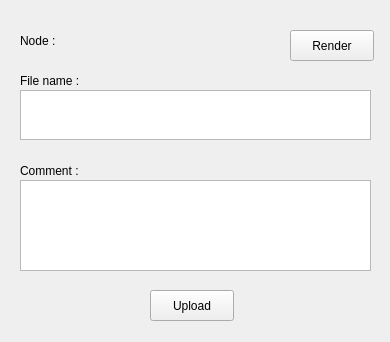
<?xml version="1.0" encoding="UTF-8"?>
<ui version="4.0">
 <class>Form</class>
 <widget class="QWidget" name="Form">
  <property name="geometry">
   <rect>
    <x>0</x>
    <y>0</y>
    <width>390</width>
    <height>342</height>
   </rect>
  </property>
  <property name="windowTitle">
   <string>Form</string>
  </property>
  <widget class="QPlainTextEdit" name="plainTextEdit_comment">
   <property name="geometry">
    <rect>
     <x>20</x>
     <y>180</y>
     <width>351</width>
     <height>91</height>
    </rect>
   </property>
  </widget>
  <widget class="QTableWidget" name="tableWidget_result">
   <property name="geometry">
    <rect>
     <x>20</x>
     <y>90</y>
     <width>351</width>
     <height>50</height>
    </rect>
   </property>
   <attribute name="horizontalHeaderVisible">
    <bool>false</bool>
   </attribute>
   <attribute name="horizontalHeaderHighlightSections">
    <bool>false</bool>
   </attribute>
   <attribute name="verticalHeaderVisible">
    <bool>false</bool>
   </attribute>
   <attribute name="verticalHeaderHighlightSections">
    <bool>false</bool>
   </attribute>
  </widget>
  <widget class="QPushButton" name="pushButton_upload">
   <property name="geometry">
    <rect>
     <x>150</x>
     <y>290</y>
     <width>84</width>
     <height>31</height>
    </rect>
   </property>
   <property name="styleSheet">
    <string notr="true">font: 10pt &quot;Cantarell&quot;;</string>
   </property>
   <property name="text">
    <string>Upload</string>
   </property>
  </widget>
  <widget class="QWidget" name="horizontalLayoutWidget">
   <property name="geometry">
    <rect>
     <x>20</x>
     <y>30</y>
     <width>160</width>
     <height>21</height>
    </rect>
   </property>
   <layout class="QHBoxLayout" name="horizontalLayout">
    <item>
     <widget class="QLabel" name="label">
      <property name="styleSheet">
       <string notr="true">font: 10pt &quot;Cantarell&quot;;</string>
      </property>
      <property name="text">
       <string>Node : </string>
      </property>
     </widget>
    </item>
    <item>
     <widget class="QLabel" name="label_node_name">
      <property name="styleSheet">
       <string notr="true">font: 10pt &quot;Cantarell&quot;;</string>
      </property>
      <property name="text">
       <string/>
      </property>
     </widget>
    </item>
   </layout>
  </widget>
  <widget class="QPushButton" name="pushButton_render">
   <property name="geometry">
    <rect>
     <x>290</x>
     <y>30</y>
     <width>84</width>
     <height>31</height>
    </rect>
   </property>
   <property name="styleSheet">
    <string notr="true">font: 10pt &quot;Cantarell&quot;;</string>
   </property>
   <property name="text">
    <string>Render</string>
   </property>
  </widget>
  <widget class="QLabel" name="label_2">
   <property name="geometry">
    <rect>
     <x>20</x>
     <y>70</y>
     <width>81</width>
     <height>21</height>
    </rect>
   </property>
   <property name="styleSheet">
    <string notr="true">font: 10pt &quot;Cantarell&quot;;</string>
   </property>
   <property name="text">
    <string>File name :</string>
   </property>
  </widget>
  <widget class="QLabel" name="label_3">
   <property name="geometry">
    <rect>
     <x>20</x>
     <y>160</y>
     <width>81</width>
     <height>21</height>
    </rect>
   </property>
   <property name="styleSheet">
    <string notr="true">font: 10pt &quot;Cantarell&quot;;</string>
   </property>
   <property name="text">
    <string>Comment :</string>
   </property>
  </widget>
 </widget>
 <resources/>
 <connections/>
</ui>
